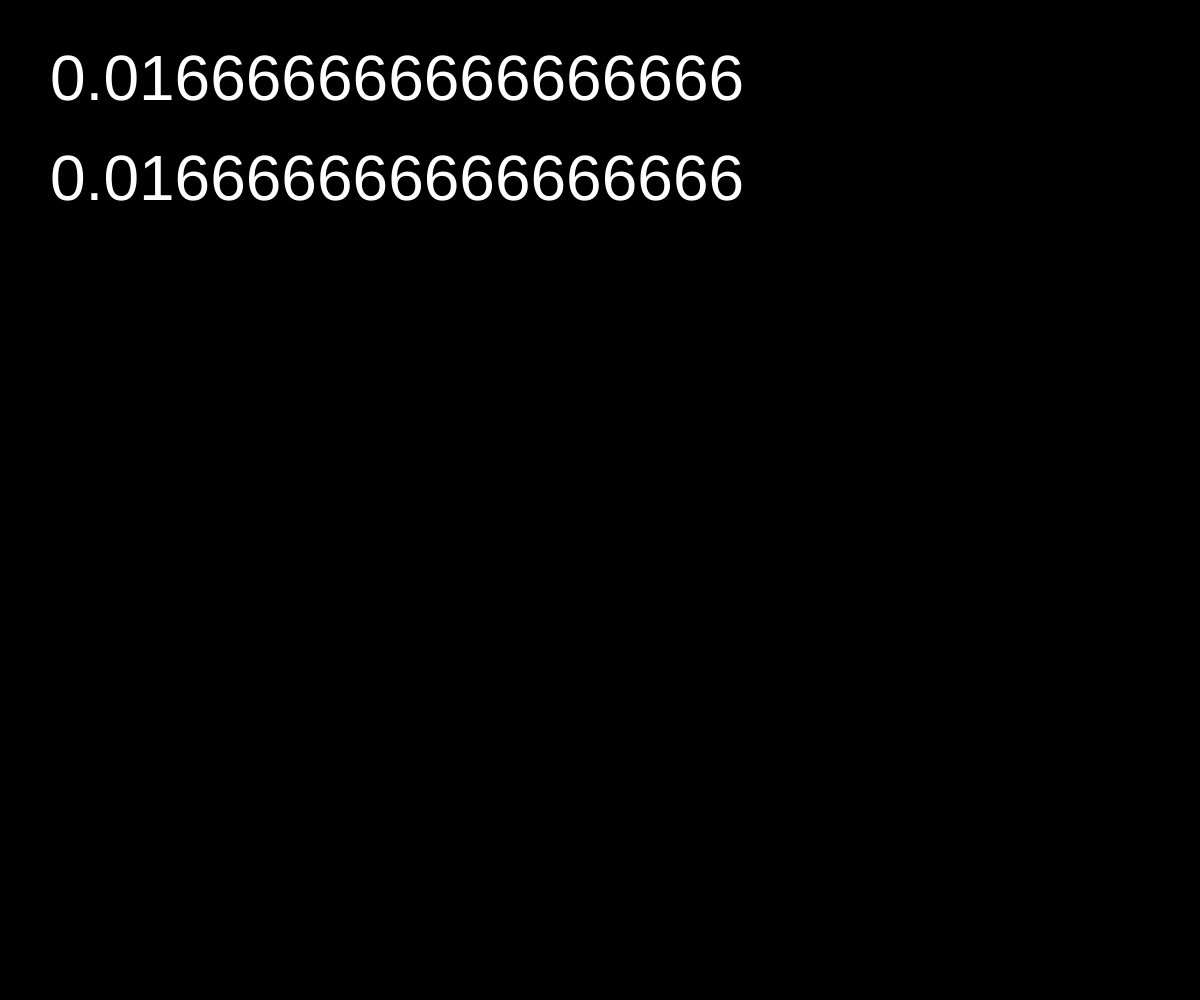
Frame 1 (no input)
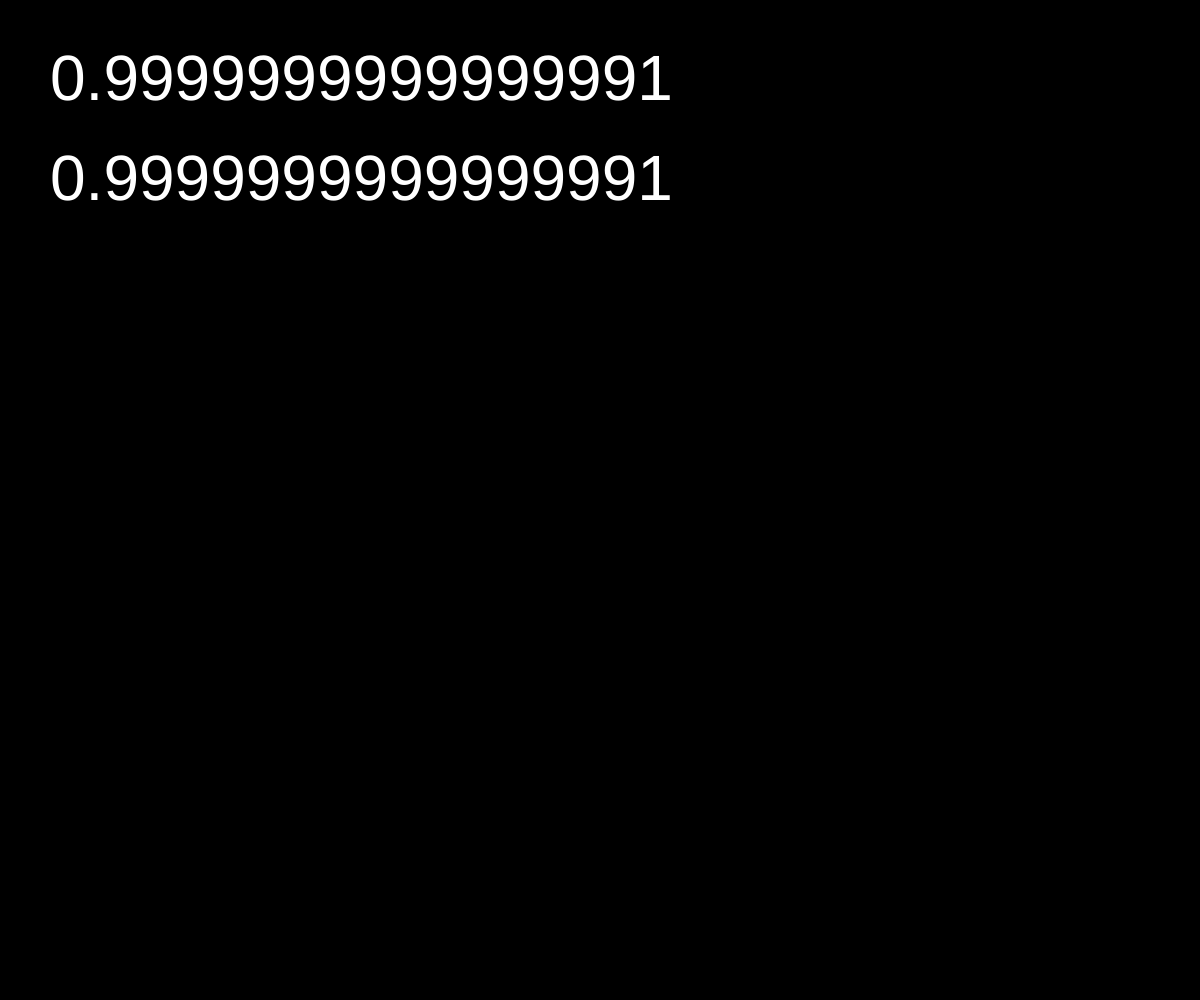
Frame 60 (no input)
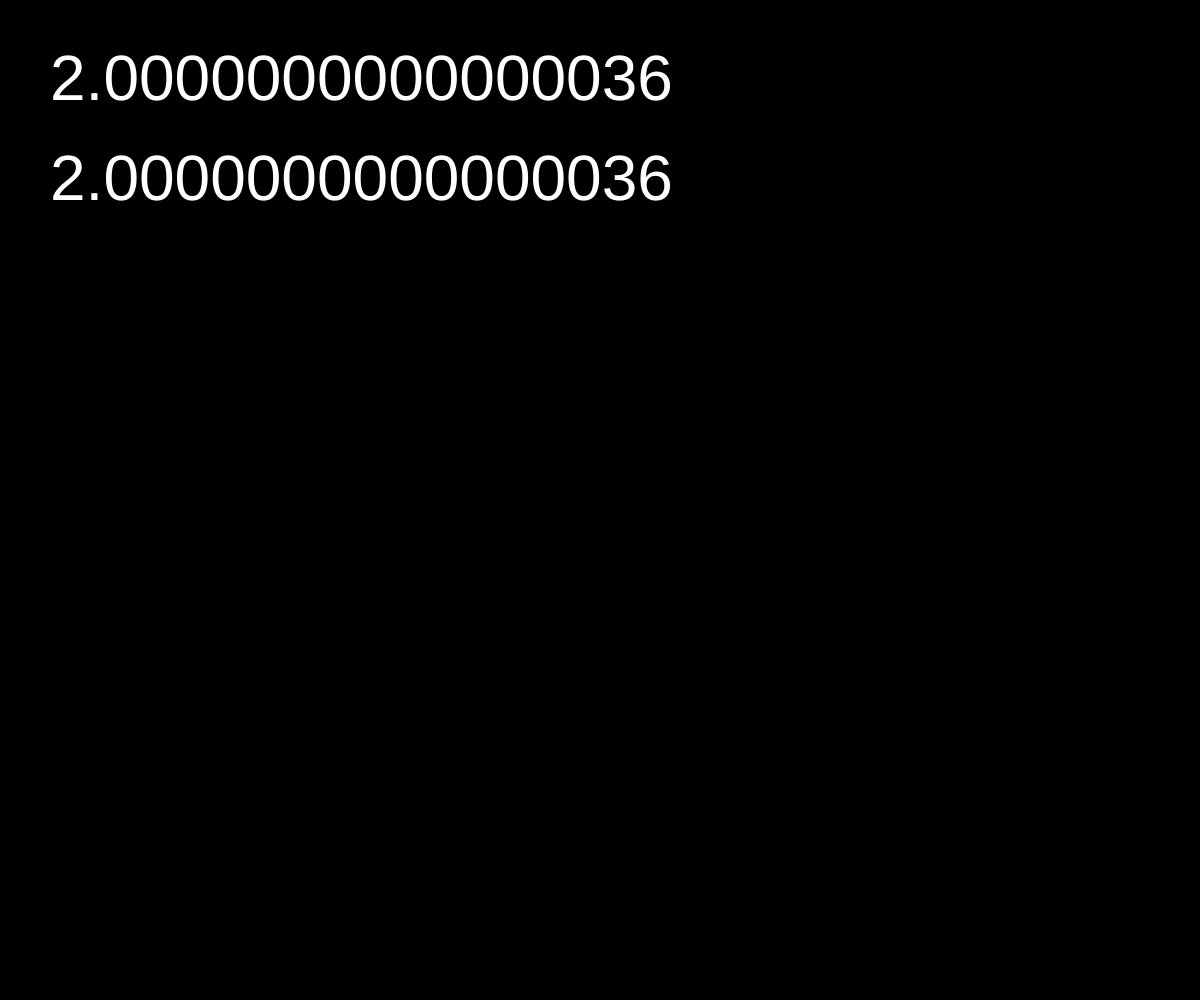
Frame 120 (the mouse pressed at the canvas centre since frame 60)

The p5.js sketch that drew these frames (run headless with seeded random() and noise() and a simulated clock; from frame 60 on, the mouse is pressed at the canvas centre):

// p5.js sketch
// ── sketch.js
let timer;
let timer2; 

// ------------------------------------------------------------------
// Code placed in setup() will run once at the beginning
function setup() {
  // Create a new canvas to match the browser size
  createCanvas(windowWidth, windowHeight);
  
  textSize(64);
  
  timer = new Timer(2.5);
  
  timer2 = new Timer(4);
}

// ------------------------------------------------------------------
// On window resize, update the canvas size
function windowResized() {
  resizeCanvas(windowWidth, windowHeight);
}

// ------------------------------------------------------------------
// Main render loop - code placed in draw() will repeat over and over
function draw() {
  // Place your drawing code here   
  background('black');
  
  if (timer.check()) {
    timer.reset(); 
    background('white');
  }
  
  if (timer2.check()) {
    timer2.reset(); 
    background('green');
  }
  
  
  fill('white');
  
  text(timer.timeElapsed(), 50, 100); 
  text(timer2.timeElapsed(), 50, 200); 
  
}

// ------------------------------------------------------------------
class Timer {
  
  constructor(duration) {
    this.duration = duration; 
    this.timestamp = millis()/1000;  
  }
  
  timeElapsed() {
    return millis()/1000 - this.timestamp;   
  }
  
  check() { 
    if (this.timeElapsed() > this.duration) return true;
    else return false;
  }
  
  reset() {
    this.timestamp = millis()/1000;  
  }
  
}
